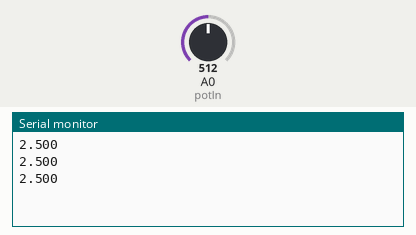
Simulated run of this sketch. Board: Arduino Uno, built for the host (arithmetic inside an expression is 32-bit, double 64-bit). Shown: the last lines printed to the serial monitor. The test bench sets the inputs (shaded band); at power-on: A0 (potIn) = 512.

Above: at 1.3 s.
1.4 s: A0 (potIn) set to 716
At 1.9 s:
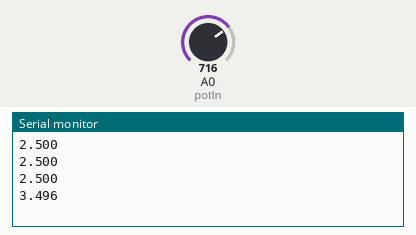
2.9 s: A0 (potIn) set to 900
At 3.4 s:
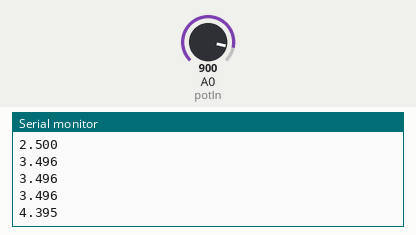
Timing chart, 0 to 5.9 s (numbered marks = the images above; inputs shaded):
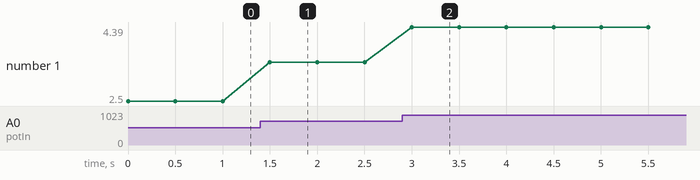

Measured:
- after the input at 1.4 s, the serial monitor: prints a new line after 0.10 s (image 1)
- after the input at 2.9 s, the serial monitor: prints a new line after 0.10 s (image 2)
- plotted number 1: 2.5 → 3.5 after the input at 1.4 s, 3.5 → 4.39 after the input at 2.9 s

The sketch:

slider_code_01.ino
```cpp
/*
Robotale Potentiometer Sample Sketch
*/

#include <SPI.h>

#include <Ethernet.h>

#include <EthernetUdp.h>


const int potIn = A0;

int RawValue= 0;
float Voltage = 0;
float Resistance = 0;

void setup(){
  pinMode(potIn, INPUT);
//  Serial.begin(74880);
  Serial.begin(9600);
}

void loop(){
  RawValue = analogRead(potIn);
  Voltage = (RawValue * 5.0 )/ 1024.0; // scale the ADC

  Serial.println(Voltage,3); //3 digits after decimal point
  delay(500);   // 1/2 sec so your display doesnt't scroll too fast
}
```
